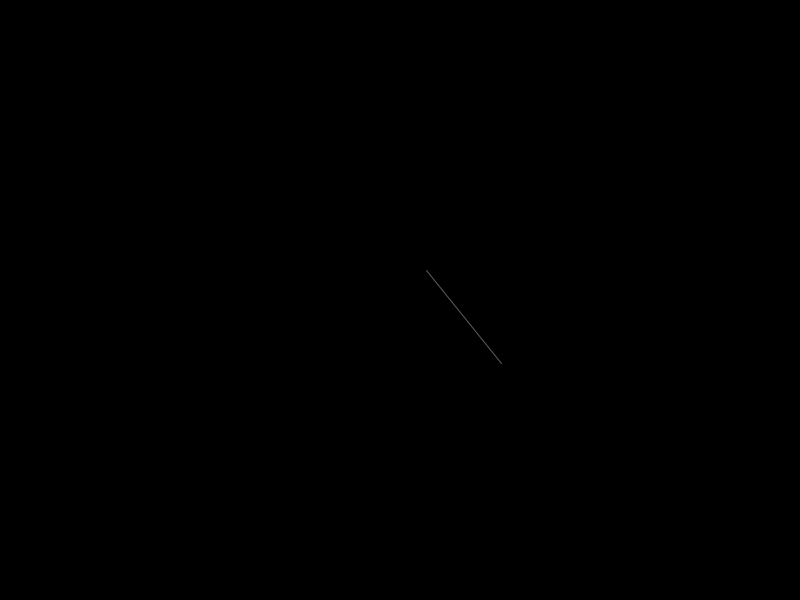
Frame 1 (no input)
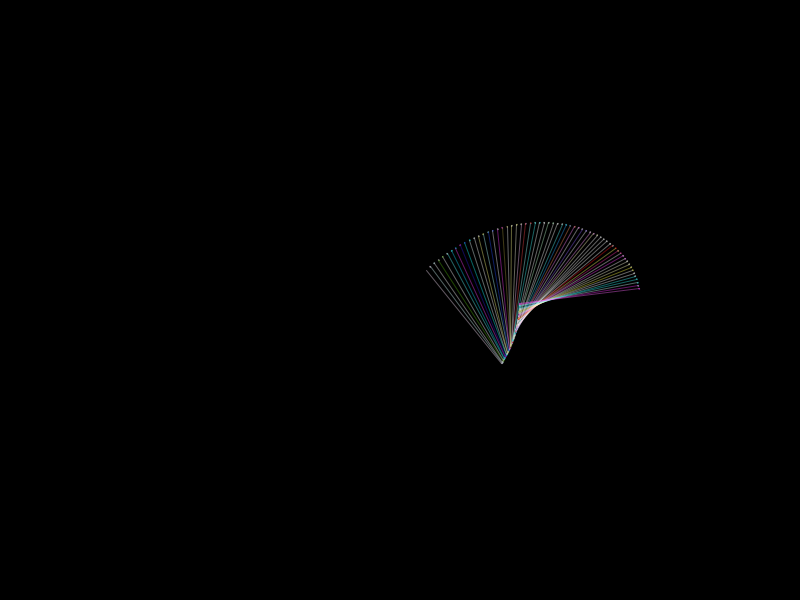
Frame 60 (the mouse pressed at the canvas centre just before this capture)
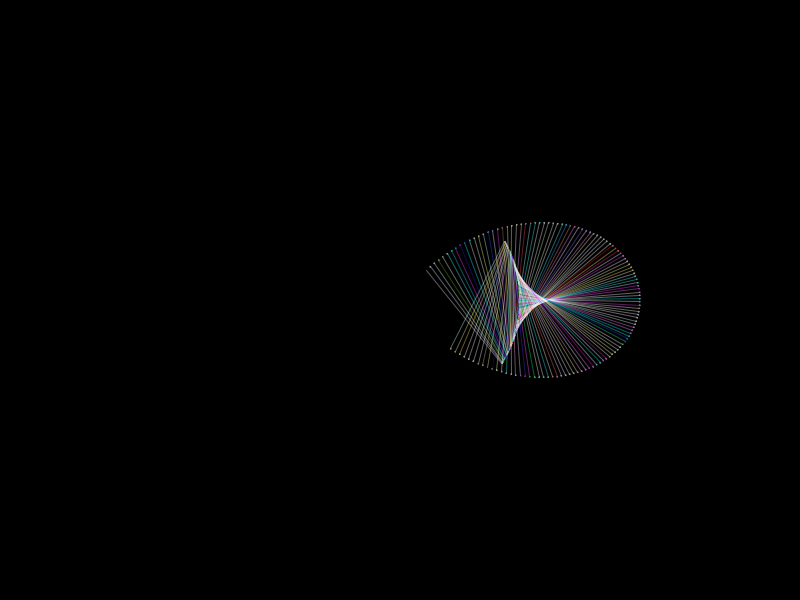
Frame 120 (the mouse held since frame 60 and released just before this capture)

The Processing sketch that drew these frames (run headless with seeded random() and noise(); from frame 60 on, the mouse is pressed at the canvas centre):

// Processing sketch: processing_10351
// ── processing_10351.pde

// IDEP 2010
///Ana Paula Carvalho
////Modificando


float angle = 1; // Current angle
float speed = 0.009; // velocidade que desenha as linhas
float radius = 120.0; // Tamanho circulo
float sx = 4.0;
float sy = 4.0;
float hh = 100;
color col;
void setup() {
  size(800, 600);
  noStroke();
  background(0);
  smooth();
}

void draw() {
  // EVENTOS
  if(keyPressed){
    if(key == '1') {
      float x =  width/2 + sin(angle) * radius;
      float y = height/2 + cos(angle) * radius;
      //parametros circulo principal
      ellipse(x, y, 1, 1); // Draw smaller circle
      // Set the position of the large circles based on the
      // new position of the small circle
      float x3 = x + cos(angle * sx) * radius;
      float y3 = y + sin(angle * sy) * radius;
      fill(0,0);
      ellipse(x3, y3, 30, 30); // Draw larger circle
      println("key 1 : sx:   "+sx +"  sy:" + sy);
    }
    if(key == '2') {
      sx = 5.0;
      sy = 5.0;
      println("key 1 : sx:   "+sx +"  sy:" + sy);
    }
    if(key == '3') {
      sx = 6.0;
      sy = 6.0;
      println("key 1 : sx:   "+sx +"  sy:" + sy);
    }
    if(key == '4') {
      sx = 7.0;
      sy = 7.0;
      println("key 1 : sx:   "+sx +"  sy:" + sy);
    }
    if(key == '5') {
      noStroke();
      fill(0, 30);
      rect(0, 0, width, height);
    }
    if(key == '6') {
      noLoop();  
    }
  }





  angle += speed; // Update the 
  println("angle:;"+angle);

  //pos circulo
  float x =  width/2 + sin(angle) * radius;
  float y = height/2 + cos(angle) * radius;

  //parametros circulo principal
  fill(0);
  ellipse(x, y, 1, 1); // Draw smaller circle


  // Set the position of the large circles based on the
  // new position of the small circle
  float x2 = x + cos(angle * sx) * radius;
  float y2 = y + sin(angle * sy) * radius;
  ellipse(x2, y2, 1, 1); // Draw larger circle

  //line 
  if(hh<100){
    hh+=1;
  } 
  else{
    hh--;
  }

  col = color(9,9,9+hh,15);
  stroke(devuelveColor(),hh);
  line(x,y,x2,y2);
}


void limpia(){
  background(0);
}

color devuelveColor() {
  float rojo = random (0,900);
  float verde = random(0,900);
  float azul = random(0,900);
  return color(rojo,verde,azul);
}
